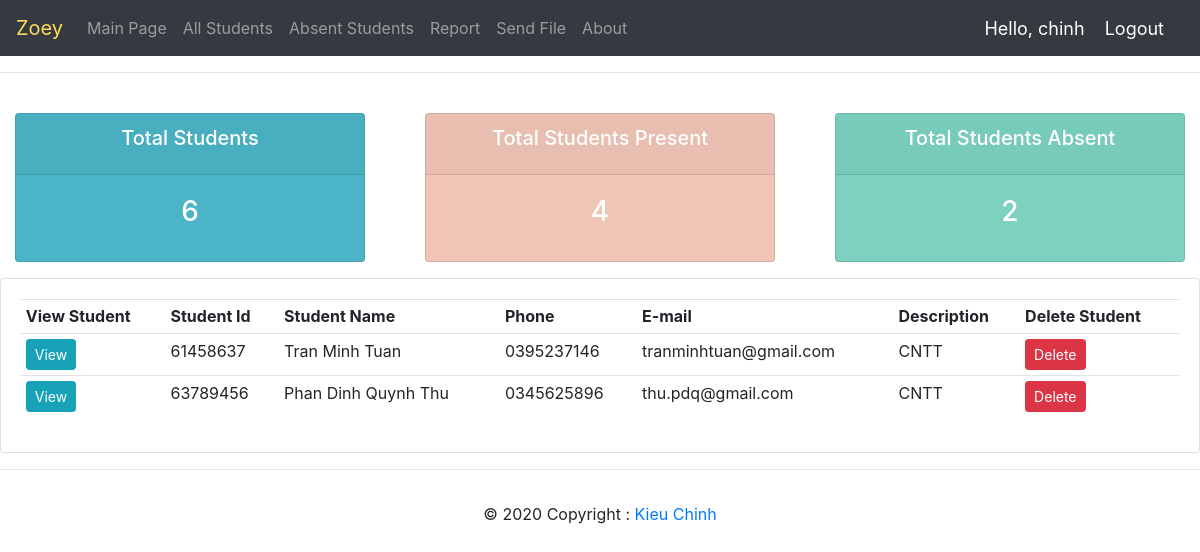
Screenshot of /absent_students/ (signed in) with the database file from the repository.
### face_rec/models.py (models this page shows, shortened)
class student_profile(models.Model):
    user=models.OneToOneField(User,null=True,blank=True,on_delete=models.CASCADE)
    student_id = models.CharField(primary_key=True,max_length=20)
    name = models.CharField(max_length=50)
    address = models.CharField(max_length = 100)
    phone = models.CharField(max_length =  50)
    email = models.CharField(max_length = 50)
    description = models.CharField(max_length = 200)
    mark = (
            ('Absent', 'Absent'),
            ('Present', 'Present'),
            )
    attendance = models.CharField(max_length=20,default='Absent', choices=mark)
    profile_pic=models.ImageField(default="static/images/nobody.jpg")

### face_rec/decorators.py (the view)
		def wrapper_func(request,*args,**kwargs):
			group=None
			if request.user.groups.exists():
				group=request.user.groups.all()[0].name
			if group in allowed_roles:
				return view_func(request,*args,**kwargs)
			else:
				return HttpResponse('You are Not Authorized To View This Page')

### face_rec/views.py (called while the page is built)
@login_required(login_url='login')
@allowed_users(allowed_roles=['teacher','admin'])
def absent_students(request):
    student=student_profile.objects.filter(attendance='Absent').all()
    total_students_absent=student_profile.objects.filter(attendance='Absent').count()
    total_students_present=student_profile.objects.filter(attendance='Present').count()
    total_students=student_profile.objects.count()
    context={'student':student,'total_students':total_students,'total_students_present':total_students_present,'total_students_absent':total_students_absent}
    return render(request,'face_rec/total.html',context)

### face_rec/templates/face_rec/total.html
{% extends 'face_rec/main.html' %}
{% block content %}
{% include 'face_rec/status.html' %}
<div class="row">
    <div class="col-md">
        <div class="card card-body">
            <table class="table table-sm">
                <tr>
                    <th>View Student</th>
                    <th>Student Id</th>
                    <th>Student Name</th>
                    <th>Phone</th>
                    <th>E-mail</th>
                    <th>Description</th>
                    <th>Delete Student</th>
                </tr>
                {% for students in student %}
                    <tr>
                        <td><a class="btn btn-sm btn-info" href="{% url 'profile' students.student_id %}">View</a></td>
                        <td>{{students.student_id}}</td>
                        <td>{{students.name}}</td>
                        <td>{{students.phone}}</td>
                        <td>{{students.email}}</td>
                        <td>{{students.description}}</td>
                        <td><a class="btn btn-sm btn-danger" href="{% url 'delete' students.student_id %}">Delete</a></td>
                    </tr>
                {% endfor %}
            </table>
        </div>
    </div>
</div>
{% endblock content %}

### face_rec/templates/face_rec/navbar.html (shortened to what this page needs)
{% load static %}
<nav class="navbar navbar-expand-lg navbar-dark bg-dark">
  	<a class="navbar-brand" href="#" id="logo">Zoey</a>
  	<div class="collapse navbar-collapse" id="navbarNav">
    	<ul class="navbar-nav">
      		<li class="nav-item">
        		<a class="nav-link" href="{% url 'home' %}">Main Page</a>
      		</li>
      		<li class="nav-item">
        		<a class="nav-link" href="{% url 'all_students' %}">All Students</a>
      		</li>
          <li class="nav-item">
            <a class="nav-link" href="{% url 'absent_students' %}">Absent Students</a>
          </li>
          <li class="nav-item">
            <a class="nav-link" href="{% url 'report' %}">Report</a>
          </li>
          <li class="nav-item">
            <a class="nav-link" href="{% url 'send_file' %}">Send File</a>
          </li>
          <li class="nav-item">
            <a class="nav-link" href="{% url 'about' %}">About</a>
          </li>
    	</ul>
  	</div>
  <span class="hello-msg">Hello, {{request.user}}</span>
  <span><a class="hello-msg" href="{% url 'logout' %}">  Logout</a></span>
</nav>

### face_rec/templates/face_rec/main.html (style rules this page uses)
#logo { color:#fddc5c; }
body { background-color: #ebeff5; }

### face_rec/templates/face_rec/navbar.html (style rules this page uses)
.hello-msg { font-size:18px; color:#fff; margin-right:20px; }

### rows the page displays
student_profile: student_id "61458637", name "Tran Minh Tuan", phone "0395237146", email "tranminhtuan@gmail.com", description "CNTT"
student_profile: student_id "63789456", name "Phan Dinh Quynh Thu", phone "0345625896", email "thu.pdq@gmail.com", description "CNTT"

### other values shown
{{ request.user }} "chinh"
{{ total_students }} "6"
{{ total_students_present }} "4"
{{ total_students_absent }} "2"
